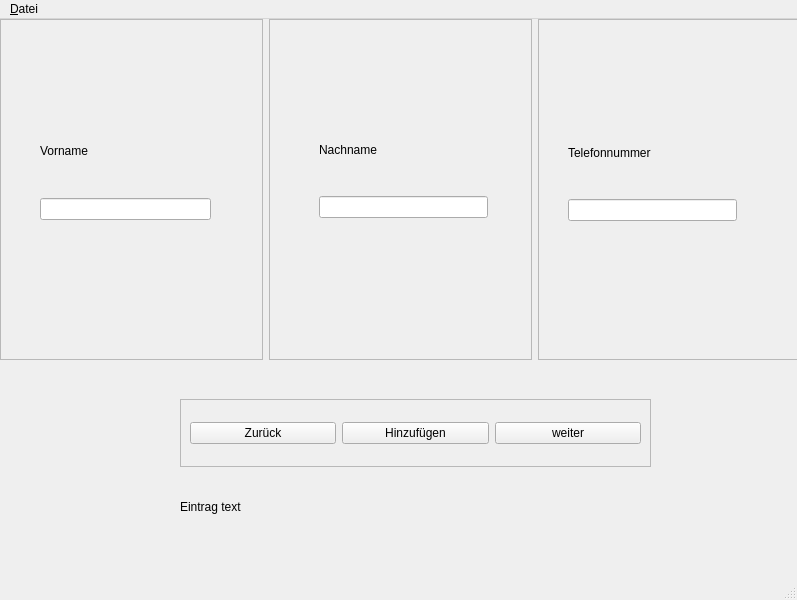
<?xml version="1.0" encoding="UTF-8"?>
<ui version="4.0">
 <class>MainWindow</class>
 <widget class="QMainWindow" name="MainWindow">
  <property name="geometry">
   <rect>
    <x>0</x>
    <y>0</y>
    <width>797</width>
    <height>600</height>
   </rect>
  </property>
  <property name="windowTitle">
   <string>MainWindow</string>
  </property>
  <widget class="QWidget" name="centralwidget">
   <widget class="QWidget" name="">
    <property name="geometry">
     <rect>
      <x>0</x>
      <y>0</y>
      <width>801</width>
      <height>341</height>
     </rect>
    </property>
    <layout class="QHBoxLayout" name="horizontalLayout">
     <item>
      <widget class="QFrame" name="frame">
       <property name="frameShape">
        <enum>QFrame::StyledPanel</enum>
       </property>
       <property name="frameShadow">
        <enum>QFrame::Raised</enum>
       </property>
       <widget class="QWidget" name="">
        <property name="geometry">
         <rect>
          <x>40</x>
          <y>90</y>
          <width>171</width>
          <height>111</height>
         </rect>
        </property>
        <layout class="QVBoxLayout" name="verticalLayout">
         <item>
          <widget class="QLabel" name="labelVorname">
           <property name="text">
            <string>Vorname</string>
           </property>
          </widget>
         </item>
         <item>
          <widget class="QLineEdit" name="lineEditVorname"/>
         </item>
        </layout>
       </widget>
      </widget>
     </item>
     <item>
      <widget class="QFrame" name="frame_2">
       <property name="frameShape">
        <enum>QFrame::StyledPanel</enum>
       </property>
       <property name="frameShadow">
        <enum>QFrame::Raised</enum>
       </property>
       <widget class="QLabel" name="labelNachname">
        <property name="geometry">
         <rect>
          <x>50</x>
          <y>90</y>
          <width>169</width>
          <height>81</height>
         </rect>
        </property>
        <property name="text">
         <string>Nachname</string>
        </property>
       </widget>
       <widget class="QLineEdit" name="lineEditNachname">
        <property name="geometry">
         <rect>
          <x>50</x>
          <y>177</y>
          <width>169</width>
          <height>22</height>
         </rect>
        </property>
       </widget>
      </widget>
     </item>
     <item>
      <widget class="QFrame" name="frame_3">
       <property name="frameShape">
        <enum>QFrame::StyledPanel</enum>
       </property>
       <property name="frameShadow">
        <enum>QFrame::Raised</enum>
       </property>
       <widget class="QLabel" name="labelTelefonnummer">
        <property name="geometry">
         <rect>
          <x>30</x>
          <y>93</y>
          <width>169</width>
          <height>81</height>
         </rect>
        </property>
        <property name="text">
         <string>Telefonnummer</string>
        </property>
       </widget>
       <widget class="QLineEdit" name="lineEditTelefonnummer">
        <property name="geometry">
         <rect>
          <x>30</x>
          <y>180</y>
          <width>169</width>
          <height>22</height>
         </rect>
        </property>
       </widget>
      </widget>
     </item>
    </layout>
   </widget>
   <widget class="QWidget" name="">
    <property name="geometry">
     <rect>
      <x>180</x>
      <y>380</y>
      <width>471</width>
      <height>141</height>
     </rect>
    </property>
    <layout class="QVBoxLayout" name="verticalLayout_2">
     <item>
      <widget class="QFrame" name="frame_4">
       <property name="frameShape">
        <enum>QFrame::StyledPanel</enum>
       </property>
       <property name="frameShadow">
        <enum>QFrame::Raised</enum>
       </property>
       <layout class="QHBoxLayout" name="horizontalLayout_2">
        <item>
         <widget class="QPushButton" name="pushButtonZurueck">
          <property name="text">
           <string>Zurück</string>
          </property>
         </widget>
        </item>
        <item>
         <widget class="QPushButton" name="pushButtonAdd">
          <property name="text">
           <string>Hinzufügen</string>
          </property>
         </widget>
        </item>
        <item>
         <widget class="QPushButton" name="pushButtonWeiter">
          <property name="text">
           <string>weiter</string>
          </property>
         </widget>
        </item>
       </layout>
      </widget>
     </item>
     <item>
      <widget class="QLabel" name="labelAnzahl">
       <property name="text">
        <string>Eintrag text</string>
       </property>
      </widget>
     </item>
    </layout>
   </widget>
  </widget>
  <widget class="QMenuBar" name="menubar">
   <property name="geometry">
    <rect>
     <x>0</x>
     <y>0</y>
     <width>797</width>
     <height>21</height>
    </rect>
   </property>
   <widget class="QMenu" name="menu_Datei">
    <property name="title">
     <string>&amp;Datei</string>
    </property>
    <addaction name="separator"/>
    <addaction name="action_Neu"/>
    <addaction name="action_Speichern"/>
    <addaction name="action_Laden"/>
    <addaction name="action_Beenden"/>
   </widget>
   <addaction name="menu_Datei"/>
  </widget>
  <widget class="QStatusBar" name="statusbar"/>
  <action name="action_Neu">
   <property name="text">
    <string>&amp;Neu</string>
   </property>
  </action>
  <action name="action_Beenden">
   <property name="text">
    <string>&amp;Beenden</string>
   </property>
  </action>
  <action name="action_Speichern">
   <property name="text">
    <string>&amp;Speichern</string>
   </property>
  </action>
  <action name="action_Laden">
   <property name="text">
    <string>&amp;Laden</string>
   </property>
  </action>
 </widget>
 <resources/>
 <connections/>
</ui>
